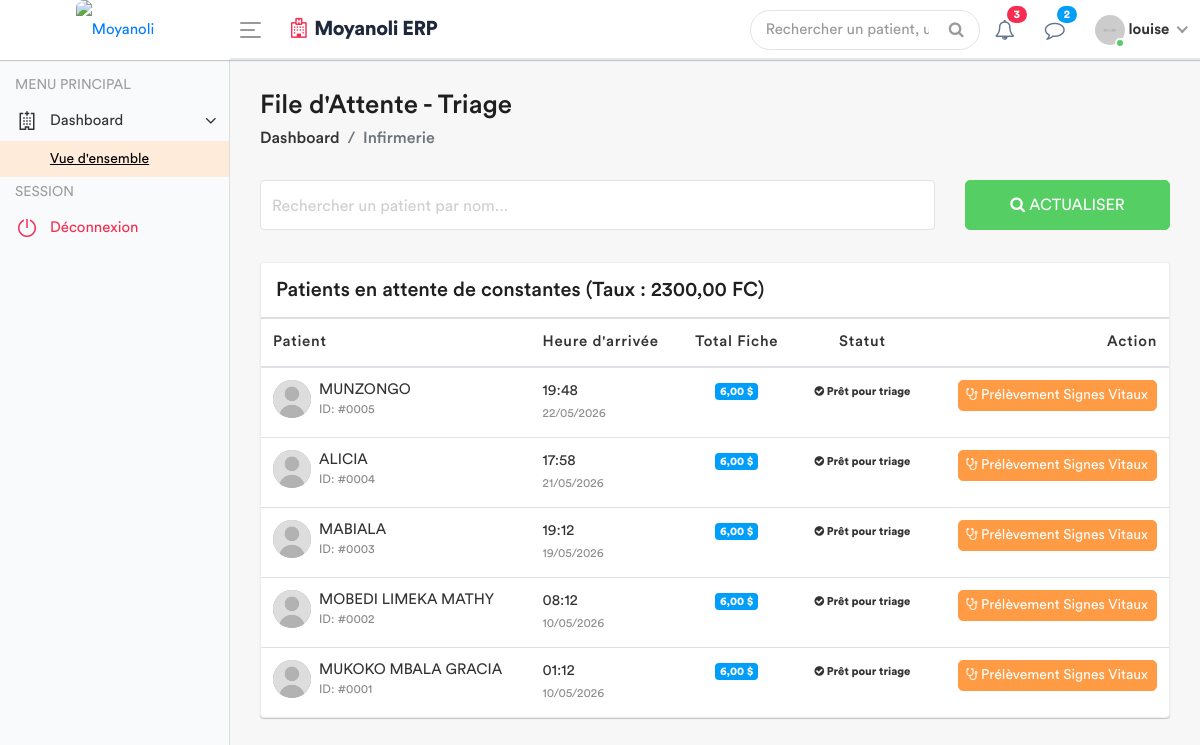
/infirmerie/attente/ (signed in), run on the app's committed database.
### apps/models.py (models this page shows, shortened)
class ConfigurationHopital(models.Model):
    taux_usd_en_cdf = models.DecimalField(max_digits=10, decimal_places=2, default=Decimal('2500.00'))
    derniere_mise_a_jour = models.DateTimeField(auto_now=True)
    class Meta:
        verbose_name = "Configuration du Taux"

class Patient(models.Model):
    code_patient = models.CharField(max_length=20, unique=True, editable=False)
    noms = models.CharField(max_length=100)
    service = models.ForeignKey('Service', on_delete=models.PROTECT, related_name='patients', null=True)
    sexe = models.CharField(max_length=1, choices=[('M', 'Masculin'), ('F', 'Féminin')])
    age = models.CharField(max_length=30)
    adresse = models.TextField()
    telephone = models.CharField(max_length=20)
    fiche_payee = models.BooleanField(default=False) # Pour le 1er passage
    created_by = models.ForeignKey(User, on_delete=models.SET_NULL, null=True, related_name='patients_crees')
    date_creation = models.DateTimeField(auto_now_add=True)
    date_modification = models.DateTimeField(auto_now=True)

### apps/views.py (the view)
# urls.py: path('infirmerie/attente/', views.liste_attente_triage, name='liste_attente_triage'),
@login_required
def liste_attente_triage(request):
    config = ConfigurationHopital.objects.first()
    taux = config.taux_usd_en_cdf if config else 2300.00
    patients_liste = Patient.objects.all().order_by('-date_creation')
    for patient in patients_liste:
        paiements = Paiement.objects.filter(patient=patient, service='FICHE')
        total_usd = 0
        for p in paiements:
            if p.devise == 'USD':
                total_usd += p.montant_verse
            else:
                total_usd += (p.montant_verse / taux)
        patient.total_fiche_usd = total_usd
        patient.a_solde_fiche = total_usd >= 6.00
    role = Fonction.objects.filter(userKey=request.user).first()
    fonctionKey = role.fonctionKey.roleName if role else None
    return render(request, 'back-end/infirmerie/liste_attente.html', {
        'patients': patients_liste,
        'taux': taux ,
        'fonctionKey' : fonctionKey
    })

### apps/templates/back-end/infirmerie/liste_attente.html (shortened to what this page needs)
<!DOCTYPE html>
{% load static %}
<html lang="fr">
    <head>
        {% include 'back-end/includes/css.html' %}
    </head>
    <body>
        <div class="main-wrapper">
            {% include 'back-end/includes/header.html' %}
            {% include 'back-end/includes/sidebar.html' %}
            <div class="page-wrapper">
                <div class="content container-fluid">
                    <div class="page-header">
                        <div class="row align-items-center">
                            <div class="col">
                                <h3 class="page-title">File d'Attente - Triage</h3>
                                <ul class="breadcrumb">
                                    <li class="breadcrumb-item"><a href="{% url 'dashboard' %}">Dashboard</a></li>
                                    <li class="breadcrumb-item active">Infirmerie</li>
                                </ul>
                            </div>
                        </div>
                    </div>
                    <div class="row filter-row">
                        <div class="col-sm-9 col-md-9">
                            <div class="form-group form-focus">
                                <input type="text" id="searchPatient" class="form-control floating" onkeyup="filterTable()">
                                <label class="focus-label">Rechercher un patient par nom...</label>
                            </div>
                        </div>
                        <div class="col-sm-3 col-md-3">
                            <button class="btn btn-success btn-block"> <i class="fa fa-search"></i> Actualiser </button>
                        </div>
                    </div>
                    <div class="card card-table mt-3">
                        <div class="card-header">
                            <h4 class="card-title mb-0">Patients en attente de constantes (Taux : {{ taux }} FC)</h4>
                        </div>
                        <div class="card-body">
                            <div class="table-responsive">
                                <table class="table table-hover table-center mb-0" id="patientTable">
                                    <thead>
                                        <tr>
                                            <th>Patient</th>
                                            <th>Heure d'arrivée</th>
                                            <th class="text-center">Total Fiche</th>
                                            <th class="text-center">Statut</th>
                                            <th class="text-right">Action</th>
                                        </tr>
                                    </thead>
                                    <tbody>
                                        {% for patient in patients %}
                                        <tr>
                                            <td>
                                                <h2 class="table-avatar">
                                                    <a href="#" class="avatar avatar-sm mr-2">
                                                        <img class="avatar-img rounded-circle" src="{% static 'back-end/assets/img/user.jpg' %}" alt="User">
                                                    </a>
                                                    <a href="#">{{ patient.noms }} <span>ID: #{{ patient.id|stringformat:"04d" }}</span></a>
                                                </h2>
                                            </td>
                                            <td>{{ patient.date_creation|date:"H:i" }} <br><small class="text-muted">{{ patient.date_creation|date:"d/m/Y" }}</small></td>
                                            <td class="text-center">
                                                <span class="badge badge-info">{{ patient.total_fiche_usd|floatformat:2 }} $</span>
                                            </td>
                                            <td class="text-center">
                                                {% if patient.a_solde_fiche %}
                                                    <span class="badge badge-success-border"><i class="fa fa-check-circle"></i> Prêt pour triage</span>
                                                {% else %}
                                                    <span class="badge badge-danger-border"><i class="fa fa-clock-o"></i> Attente Paiement</span>
                                                {% endif %}
                                            </td>
                                            <td class="text-right">
                                                {% if patient.a_solde_fiche %}
                                                    <a href="{% url 'saisir_signes' patient.id %}" class="btn btn-primary btn-sm">
                                                        <i class="fa fa-stethoscope"></i> Prélèvement Signes Vitaux
                                                    </a>
                                                {% else %}
                                                    <button class="btn btn-secondary btn-sm" disabled title="Le patient doit d'abord solder la fiche (6 USD)">
                                                        <i class="fa fa-lock"></i> Dossier bloqué
                                                    </button>
                                                {% endif %}
                                            </td>
                                        </tr>
                                        {% empty %}
                                        <tr>
                                            <td colspan="5" class="text-center py-4">
                                                <div class="text-muted">Aucun patient dans la file d'attente.</div>
                                            </td>
                                        </tr>
                                        {% endfor %}
                                    </tbody>
                                </table>
                            </div>
                        </div>
                    </div>
                </div>
            </div>
        </div>
    </body>
</html>

### apps/templates/back-end/includes/header.html (shortened to what this page needs)
{% load static %}
<div class="header" style="background: #ffffff; border-bottom: 2px solid #e2e8f0;">
    <div class="header-left" style="background: #ffffff;">
        <a href="{% url 'home' %}" class="logo">
            <img src="{% static 'front-end/assets/dr/logo.jpeg' %}" width="45" height="45" alt="Moyanoli" style="border-radius: 8px;">
        </a>
    </div>
    <a id="toggle_btn" href="javascript:void(0);" style="color: #007bff;">
        <span class="bar-icon">
            <span></span>
            <span></span>
            <span></span>
        </span>
    </a>
    <div class="page-title-box">
        <h3 style="color: #1e293b; font-weight: 700; letter-spacing: -0.5px;">
            <i class="fa fa-hospital-o text-danger mr-2"></i>Moyanoli ERP
        </h3>
    </div>
    <ul class="nav user-menu">
        <li class="nav-item">
            <div class="top-nav-search">
                <form action="#">
                    <input class="form-control" type="text" placeholder="Rechercher un patient, un dossier...">
                    <button class="btn" type="submit"><i class="fa fa-search"></i></button>
                </form>
            </div>
        </li>
        <li class="nav-item dropdown">
            <a href="#" class="dropdown-toggle nav-link" data-toggle="dropdown">
                <i class="fa fa-bell-o" style="color: #64748b;"></i> <span class="badge badge-pill bg-danger">3</span>
            </a>
        </li>
        <li class="nav-item dropdown">
            <a href="#" class="dropdown-toggle nav-link" data-toggle="dropdown">
                <i class="fa fa-comment-o" style="color: #64748b;"></i> <span class="badge badge-pill bg-info">2</span>
            </a>
        </li>
        <li class="nav-item dropdown has-arrow main-drop">
            <a href="#" class="dropdown-toggle nav-link" data-toggle="dropdown">
                <span class="user-img">
                    <img src="{% static 'back-end/assets/img/profiles/avatar-21.jpg' %}" alt="">
                    <span class="status online"></span>
                </span>
                <span style="font-weight: 600;">{{ user.username }}</span>
            </a>
        </li>
    </ul>
</div>

### data on the page
ConfigurationHopital: taux_usd_en_cdf "2300,00"
Patient: noms "MUNZONGO", id "0005", date_creation "19:48", date_creation "22/05/2026", total_fiche_usd "6,00", shows "Prêt pour triage", shows "Prélèvement Signes Vitaux"
Patient: noms "ALICIA", id "0004", date_creation "17:58", date_creation "21/05/2026", total_fiche_usd "6,00", shows "Prêt pour triage", shows "Prélèvement Signes Vitaux"
Patient: noms "MABIALA", id "0003", date_creation "19:12", date_creation "19/05/2026", total_fiche_usd "6,00", shows "Prêt pour triage", shows "Prélèvement Signes Vitaux"
Patient: noms "MOBEDI LIMEKA MATHY", id "0002", date_creation "08:12", date_creation "10/05/2026", total_fiche_usd "6,00", shows "Prêt pour triage", shows "Prélèvement Signes Vitaux"
Patient: noms "MUKOKO MBALA GRACIA", id "0001", date_creation "01:12", date_creation "10/05/2026", total_fiche_usd "6,00", shows "Prêt pour triage", shows "Prélèvement Signes Vitaux"

### other printed values
{{ user.username }} "louise"
